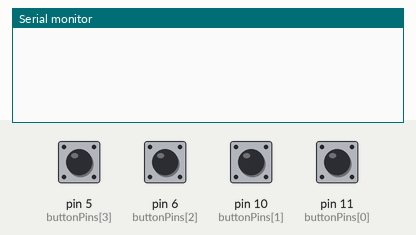
This sketch was run on a simulated Arduino Uno, built with avr-gcc and run on an emulated ATmega328P. Shown: the last lines printed to the serial monitor. The inputs (shaded band) are chosen by the test bench; at power-on: pin 5 (buttonPins[3]), pin 6 (buttonPins[2]), pin 10 (buttonPins[1]), pin 11 (buttonPins[0]) HIGH.

Above: at 1.2 s.
1.3 s: pin 5 (buttonPins[3]) pulled LOW for 0.15 s
At 2.1 s:
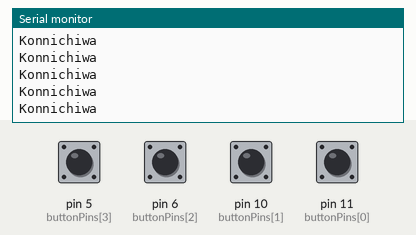
2.9 s: pin 6 (buttonPins[2]) pulled LOW for 0.15 s
At 4.2 s:
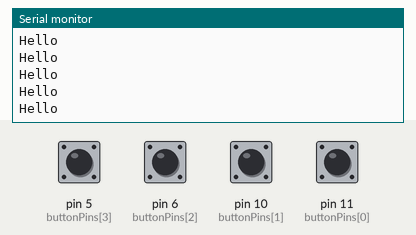
4.5 s: pin 10 (buttonPins[1]) pulled LOW for 0.15 s
At 5.8 s:
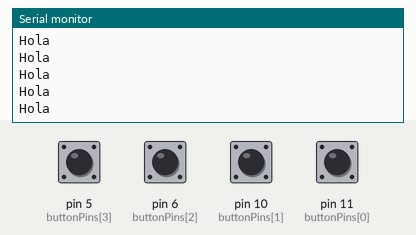
6.1 s: pin 11 (buttonPins[0]) pulled LOW for 0.15 s
At 7.0 s:
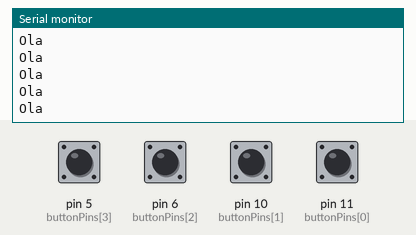
7.7 s: pin 5 (buttonPins[3]) driven LOW and pin 6 (buttonPins[2]) driven LOW
At 8.3 s:
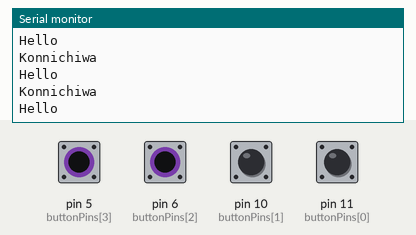

The sketch:

codigo-fonte.ino
```cpp
const int buttonPins[] = {11, 10, 6, 5};
bool buttonState[4] = {false, false, false, false};

void setup() {
  for (int i = 0; i < 4; i++) {
    pinMode(buttonPins[i], INPUT_PULLUP);
  }
  Serial.begin(9600);
}

void loop() {
  for (int i = 0; i < 4; i++) {
    // Read the state of each button
    buttonState[i] = digitalRead(buttonPins[i]) == 0;

    if (buttonState[i]) {
      // Print a message based on the button that is pressed
      switch (i) {
        case 0:
          Serial.println("Ola");
          break;
        case 1:
          Serial.println("Hola");
          break;
        case 2:
          Serial.println("Hello");
          break;
        case 3:
          Serial.println("Konnichiwa");
          break;
      }
    }
  }
}
```

Measured:
- after the input at 1.3 s, the serial monitor: prints a new line at once (image 1)
- after the input at 2.9 s, the serial monitor: prints a new line at once (image 2)
- after the input at 4.5 s, the serial monitor: prints a new line at once (image 3)
- after the input at 6.1 s, the serial monitor: prints a new line at once (image 4)
- after the input at 7.7 s, the serial monitor: prints a new line at once (image 5)
